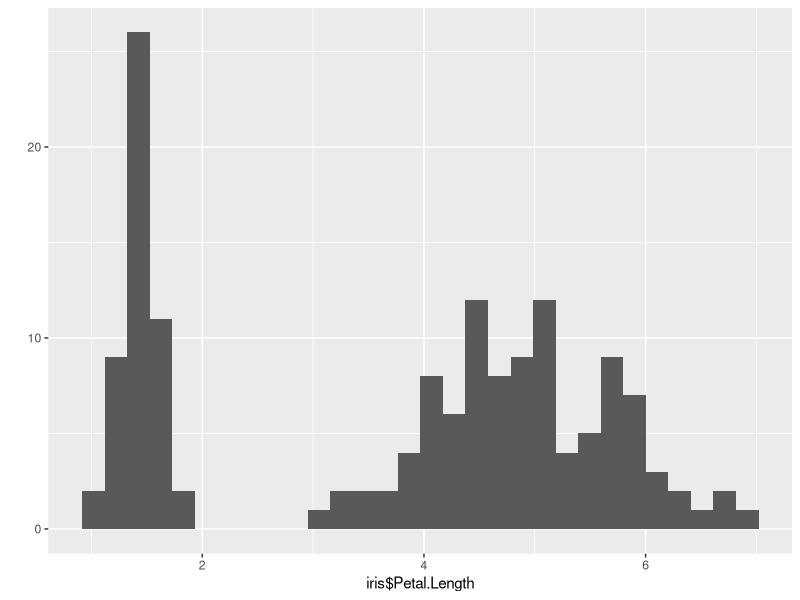
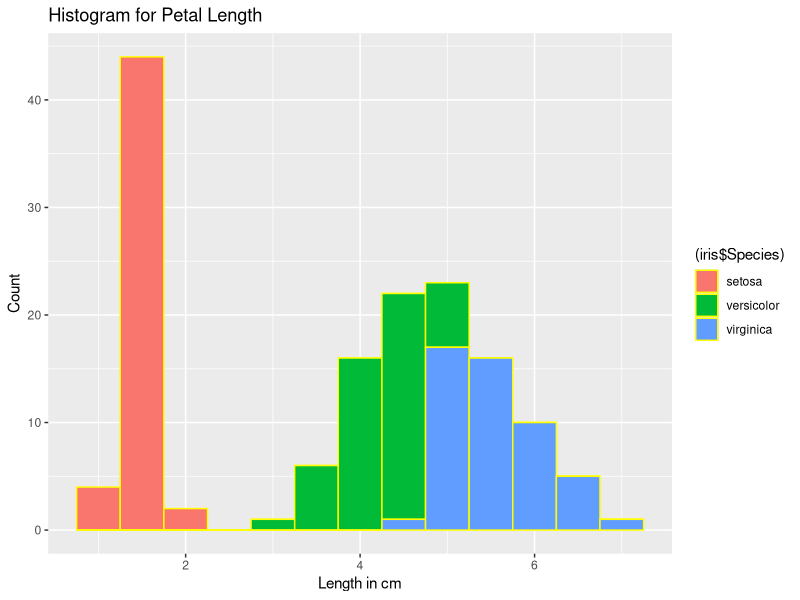

Generate these figures, in order, with R:

#Pull Library
library(ggplot2)

#Load Data
data(iris)

#Pull petal length from table
iris$Petal.Length

#Save the mean as an object
petal_legnth_mean <- mean(iris$Petal.Length)

#Calculate the mean
petal_legnth_mean

#Create ggplot Histogram
qplot(iris$Petal.Length,geom="histogram")

#adjustments
qplot(iris$Petal.Length,
      geom="histogram",
      binwidth = .5,  
      main = "Histogram for Petal Length", 
      xlab = "Length in cm",
      ylab= "Count",
      fill= (iris$Species),
      col=I("yellow"))

#I treats the thing as a command eg. fill= I("pink"), would put everything as pink
